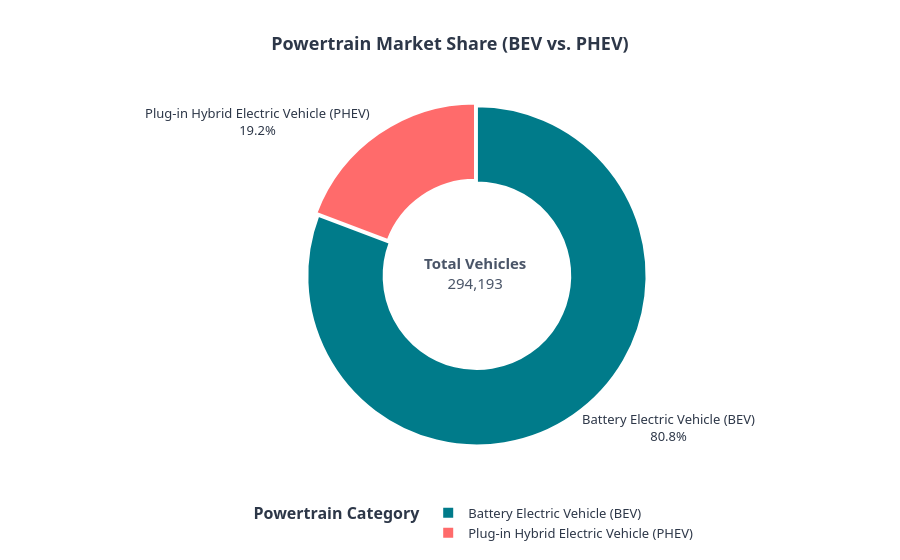

Here is the notebook cell this chart was saved with:
### Markdown cell above
#### <span style="color:red">3.Pie Chart - Powertrain Market Share (BEV vs. PHEV)</span>

### Code cell
# Powertrain Market Share (BEV vs. PHEV)

powertrain_counts = df_clean['Electric Vehicle Type'].value_counts().reset_index()
powertrain_counts.columns = ['Powertrain Type', 'Count']
total_evs = powertrain_counts['Count'].sum()

fig_donut = px.pie(
    powertrain_counts, 
    values='Count', 
    names='Powertrain Type',
    title='<b>Powertrain Market Share (BEV vs. PHEV)</b>',
    hole=0.55,
    color='Powertrain Type',
    color_discrete_sequence=['#007B8A', '#FF6B6B']  
)

fig_donut.update_traces(
    textinfo='percent+label',
    textposition='outside',
    marker=dict(line=dict(color='#FFFFFF', width=2)),
    hovertemplate='<b>%{label}</b><br>Total Registrations: <b>%{value:,.0f}</b><br>Market Share: <b>%{percent}</b>',
    pull=[0.02, 0]  
)

fig_donut.update_layout(
    title_x=0.5,
    font=dict(
        family="Segoe UI, sans-serif",
        size=13,
        color="#2D3748"
    ),
    paper_bgcolor='#FFFFFF',
    annotations=[
        dict(
            text=f"<b>Total Vehicles</b><br>{total_evs:,.0f}",
            x=0.5, y=0.5,
            font_size=15,
            font_family="Segoe UI, sans-serif",
            font_color="#4A5568",
            showarrow=False
        )
    ],
    legend=dict(
        title="<b>Powertrain Category</b>",
        orientation="h",
        y=-0.15,
        x=0.5,
        xanchor="center"
    )
)

fig_donut.show()

### Figure 1 — Plotly figure (JSON) as saved in the notebook; plotly's stock layout.template omitted (floating-point values rounded to 4 significant figures)
{"data": [{"customdata": [["Battery Electric Vehicle (BEV)"], ["Plug-in Hybrid Electric Vehicle (PHEV)"]], "domain": {"x": [0, 1], "y": [0, 1]}, "hole": 0.55, "hovertemplate": "<b>%{label}</b><br>Total Registrations: <b>%{value:,.0f}</b><br>Market Share: <b>%{percent}</b>", "labels": ["Battery Electric Vehicle (BEV)", "Plug-in Hybrid Electric Vehicle (PHEV)"], "legendgroup": "", "marker": {"colors": ["#007B8A", "#FF6B6B"], "line": {"color": "#FFFFFF", "width": 2}}, "name": "", "pull": [0.02, 0], "showlegend": true, "textinfo": "percent+label", "textposition": "outside", "type": "pie", "values": [237567, 56626]}], "layout": {"annotations": [{"font": {"color": "#4A5568", "family": "Segoe UI, sans-serif", "size": 15}, "showarrow": false, "text": "<b>Total Vehicles</b><br>294,193", "x": 0.5, "y": 0.5}], "font": {"color": "#2D3748", "family": "Segoe UI, sans-serif", "size": 13}, "legend": {"orientation": "h", "title": {"text": "<b>Powertrain Category</b>"}, "tracegroupgap": 0, "x": 0.5, "xanchor": "center", "y": -0.15}, "paper_bgcolor": "#FFFFFF", "piecolorway": ["#007B8A", "#FF6B6B"], "title": {"text": "<b>Powertrain Market Share (BEV vs. PHEV)</b>", "x": 0.5}}}
